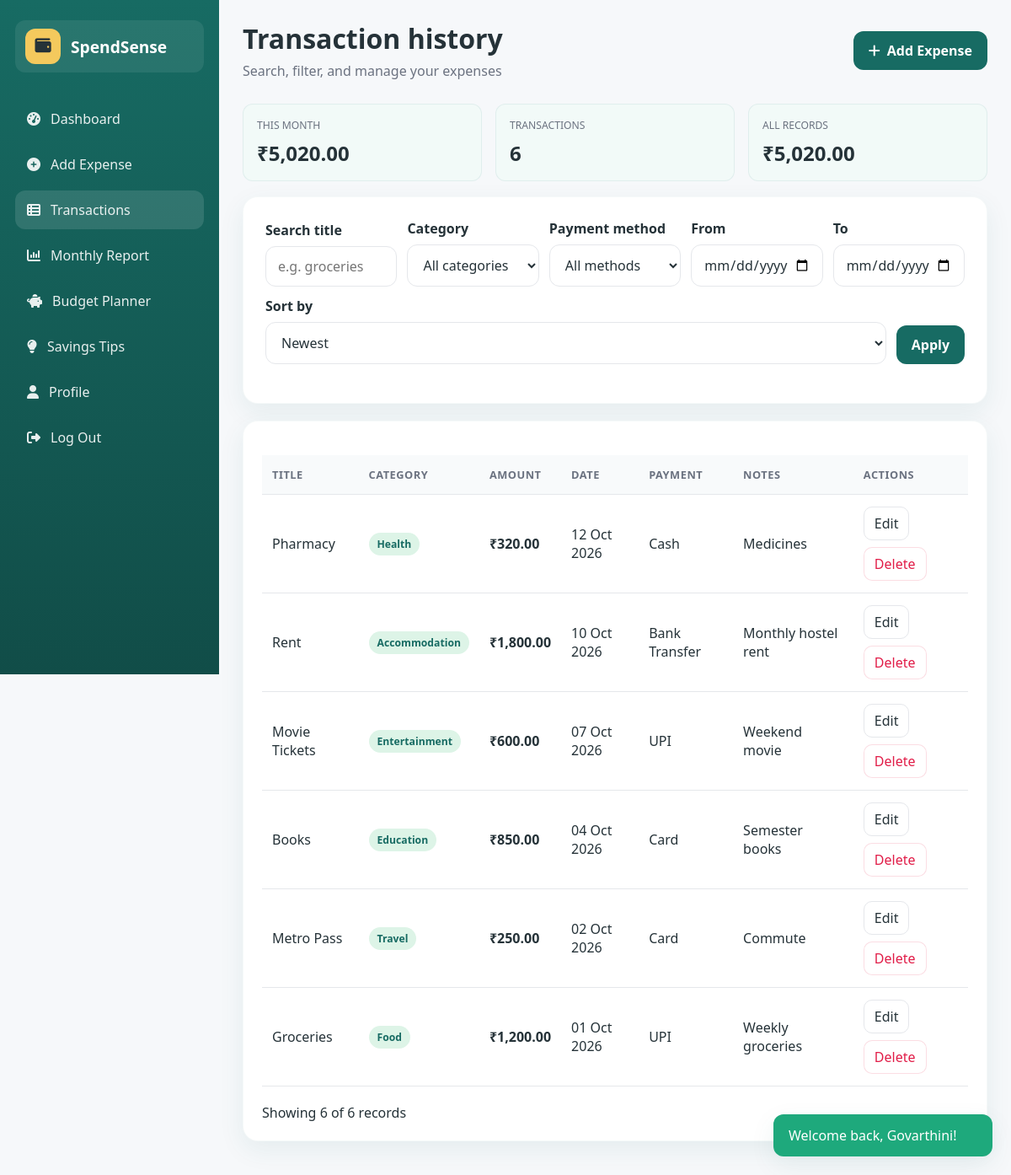
Screenshot of /transactions.php (signed in) with the database file from the repository.
### tables this page shows
CREATE TABLE expenses (
    id INT AUTO_INCREMENT PRIMARY KEY,
    user_id INT NOT NULL,
    title VARCHAR(200) NOT NULL,
    amount DECIMAL(10,2) NOT NULL,
    category VARCHAR(50) NOT NULL,
    expense_date DATE NOT NULL,
    payment_method VARCHAR(50) NOT NULL,
    notes TEXT,
    created_at TIMESTAMP DEFAULT CURRENT_TIMESTAMP,
    updated_at TIMESTAMP DEFAULT CURRENT_TIMESTAMP ON UPDATE CURRENT_TIMESTAMP,
    CONSTRAINT fk_expenses_user FOREIGN KEY (user_id) REFERENCES users(id) ON DELETE CASCADE,
    INDEX idx_expenses_user_date (user_id, expense_date),
    INDEX idx_expenses_category (category),
    INDEX idx_expenses_user (user_id)
);

### includes/functions.php (called while the page is built, shortened)
<?php
function e(string $value): string
{
    return htmlspecialchars($value, ENT_QUOTES, 'UTF-8');
}
function formatCurrency(float $amount): string
{
    return '₹' . number_format($amount, 2, '.', ',');
}
function getPdo(): PDO
{
    static $pdo = null;
    if ($pdo instanceof PDO) {
        return $pdo;
    }
    $dsn = 'mysql:host=' . DB_HOST . ';port=' . DB_PORT . ';dbname=' . DB_NAME . ';charset=utf8mb4';
    $options = [
        PDO::ATTR_ERRMODE => PDO::ERRMODE_EXCEPTION,
        PDO::ATTR_DEFAULT_FETCH_MODE => PDO::FETCH_ASSOC,
        PDO::ATTR_EMULATE_PREPARES => false,
    ];
    try {
        $pdo = new PDO($dsn, DB_USER, DB_PASS, $options);
    } catch (PDOException $e) {
        die('Database connection failed. Please check your XAMPP MySQL configuration.');
    }
    return $pdo;
}
function getMonthlyExpenseSummary(int $userId, int $month, int $year): array
{
    $pdo = getPdo();
    $stmt = $pdo->prepare(
        'SELECT COALESCE(SUM(amount), 0) AS total_expenses, COUNT(*) AS total_transactions
         FROM expenses
         WHERE user_id = :user_id AND MONTH(expense_date) = :month AND YEAR(expense_date) = :year'
    );
    $stmt->execute(['user_id' => $userId, 'month' => $month, 'year' => $year]);
    return $stmt->fetch() ?: ['total_expenses' => 0, 'total_transactions' => 0];
}

### transactions.php (the view, shortened to what this page needs)
<?php
$user = currentUser();
$search = trim($_GET['search'] ?? '');
$fromDate = $_GET['from_date'] ?? '';
$toDate = $_GET['to_date'] ?? '';
$sort = $_GET['sort'] ?? 'newest';
$page = max(1, (int)($_GET['page'] ?? 1));
$perPage = 10;
$pdo = getPdo();
$where = ['user_id = :user_id'];
$params = ['user_id' => (int)$user['id']];
$sortMap = [
    'newest' => 'expense_date DESC, created_at DESC',
    'oldest' => 'expense_date ASC, created_at ASC',
    'highest' => 'amount DESC',
    'lowest' => 'amount ASC',
];
$orderBy = $sortMap[$sort] ?? $sortMap['newest'];
$countSql = 'SELECT COUNT(*) as total FROM expenses WHERE ' . implode(' AND ', $where);
$countStmt = $pdo->prepare($countSql);
$countStmt->execute($params);
$totalRecords = (int)$countStmt->fetchColumn();
$totalPages = max(1, (int)ceil($totalRecords / $perPage));
$page = min($page, $totalPages);
$offset = ($page - 1) * $perPage;
$sql = 'SELECT * FROM expenses WHERE ' . implode(' AND ', $where) . ' ORDER BY ' . $orderBy . ' LIMIT :limit OFFSET :offset';
$stmt = $pdo->prepare($sql);
foreach ($params as $key => $value) {
    $stmt->bindValue(':' . $key, $value, is_int($value) ? PDO::PARAM_INT : PDO::PARAM_STR);
}
$stmt->bindValue(':limit', $perPage, PDO::PARAM_INT);
$stmt->bindValue(':offset', $offset, PDO::PARAM_INT);
$stmt->execute();
$transactions = $stmt->fetchAll();
$monthSummary = getMonthlyExpenseSummary((int)$user['id'], (int)date('n'), (int)date('Y'));
$totalAmount = (float)array_sum(array_map(fn($row) => (float)$row['amount'], $transactions));
require_once __DIR__ . '/includes/header.php';
?>
<div class="app-shell">
    <?php require_once __DIR__ . '/includes/sidebar.php'; ?>
    <main class="content">
        <header class="topbar">
            <div>
                <h1 class="page-title">Transaction history</h1>
                <p class="page-subtitle">Search, filter, and manage your expenses</p>
            </div>
            <a class="btn btn-primary" href="add-expense.php"><i class="fa-solid fa-plus"></i> Add Expense</a>
        </header>
        <div class="summary-row">
            <div class="summary-box">
                <div class="label">This month</div>
                <div class="value"><?= formatCurrency((float)($monthSummary['total_expenses'] ?? 0)) ?></div>
            </div>
            <div class="summary-box">
                <div class="label">Transactions</div>
                <div class="value"><?= (int)($monthSummary['total_transactions'] ?? 0) ?></div>
            </div>
            <div class="summary-box">
                <div class="label">All records</div>
                <div class="value"><?= formatCurrency((float)$totalAmount) ?></div>
            </div>
        </div>
        <div class="card form-card">
            <form method="get" class="filters">
                <div class="field filter-field">
                    <label for="search">Search title</label>
                    <input id="search" name="search" type="text" value="<?= e($search) ?>" placeholder="e.g. groceries">
                </div>
                <div class="field filter-field">
                    <label for="category">Category</label>
                    <select id="category" name="category">
                        <option value="">All categories</option>
                    </select>
                </div>
                <div class="field filter-field">
                    <label for="payment">Payment method</label>
                    <select id="payment" name="payment">
                        <option value="">All methods</option>
                    </select>
                </div>
                <div class="field filter-field">
                    <label for="from_date">From</label>
                    <input id="from_date" name="from_date" type="date" value="<?= e($fromDate) ?>">
                </div>
                <div class="field filter-field">
                    <label for="to_date">To</label>
                    <input id="to_date" name="to_date" type="date" value="<?= e($toDate) ?>">
                </div>
                <div class="field filter-field">
                    <label for="sort">Sort by</label>
                    <select id="sort" name="sort">
                        <option value="newest" <?= $sort === 'newest' ? 'selected' : '' ?>>Newest</option>
                    </select>
                </div>
                <button class="btn btn-primary" type="submit">Apply</button>
            </form>
        </div>
        <div class="card" style="margin-top: 20px;">
            <?php if (empty($transactions)): ?>
                <div class="empty-box">No expenses match your current filter.</div>
            <?php else: ?>
                <div class="table-wrap">
                    <table class="data-table">
                        <thead>
                            <tr>
                                <th>Title</th>
                                <th>Category</th>
                                <th>Amount</th>
                                <th>Date</th>
                                <th>Payment</th>
                                <th>Notes</th>
                                <th>Actions</th>
                            </tr>
                        </thead>
                        <tbody>
                            <?php foreach ($transactions as $transaction): ?>
                                <tr>
                                    <td><?= e($transaction['title']) ?></td>
                                    <td><span class="badge"><?= e($transaction['category']) ?></span></td>
                                    <td class="amount"><?= formatCurrency((float)$transaction['amount']) ?></td>
                                    <td><?= date('d M Y', strtotime($transaction['expense_date'])) ?></td>
                                    <td><?= e($transaction['payment_method']) ?></td>
                                    <td><?= e($transaction['notes'] ?: '—') ?></td>
                                    <td>
                                        <div class="action-group">
                                            <a class="action-btn" href="edit-expense.php?id=<?= (int)$transaction['id'] ?>">Edit</a>
                                            <form method="post" action="delete-expense.php" style="display:inline;">
                                                <button class="action-btn delete" type="submit" data-confirm-delete="yes">Delete</button>
                                            </form>
                                        </div>
                                    </td>
                                </tr>
                            <?php endforeach; ?>
                        </tbody>
                    </table>
                </div>
                <div style="margin-top:20px; display:flex; justify-content:space-between; align-items:center; flex-wrap:wrap; gap:12px;">
                    <div>Showing <?= count($transactions) ?> of <?= (int)$totalRecords ?> records</div>
                </div>
            <?php endif; ?>
        </div>
    </main>
</div>
<?php require_once __DIR__ . '/includes/footer.php'; ?>

### assets/css/style.css (style rules this page uses)
* { box-sizing: border-box; }
:root { --primary: #176B63; --secondary: #DDF4E7; --accent: #F4C95D; --bg: #F6F8FA; --card: #FFFFFF; --text: #253238; --muted: #6B7280; --success: #1ea97c; --warning: #f59e0b; --danger: #e11d48; --border: #E5E7EB; --shadow: 0 10px 30px rgba(23, 107, 99, 0.08); }
html, body { margin: 0; min-height: 100%; font-family: 'Segoe UI', Tahoma, Geneva, Verdana, sans-serif; background: var(--bg); color: var(--text); }
body { min-height: 100vh; }
a { color: inherit; text-decoration: none; }
button, input, select, textarea { font: inherit; }
.app-shell { display: flex; min-height: 100vh; }
.content { flex: 1; padding: 24px 28px 40px; }
.topbar { display: flex; justify-content: space-between; align-items: center; margin-bottom: 28px; }
.page-title { font-size: 2rem; margin: 0; }
.page-subtitle { margin: 6px 0 0; color: var(--muted); }
.btn { display: inline-flex; align-items: center; justify-content: center; gap: 8px; border: none; border-radius: 12px; padding: 12px 18px; font-weight: 600; cursor: pointer; transition: 0.2s ease; }
.btn-primary { background: var(--primary); color: white; }
.card { background: var(--card); border-radius: 18px; padding: 22px; box-shadow: var(--shadow); border: 1px solid rgba(23, 107, 99, 0.04); }
.amount { font-weight: 700; color: var(--text); }
.form-card { padding: 26px; }
.field { display: flex; flex-direction: column; gap: 8px; }
label { font-weight: 600; color: var(--text); }
input, select, textarea { width: 100%; padding: 12px 14px; border-radius: 12px; border: 1px solid var(--border); background: white; color: var(--text); }
.table-wrap { overflow-x: auto; }
.data-table { width: 100%; border-collapse: collapse; margin-top: 18px; }
.data-table th, .data-table td { padding: 14px 12px; text-align: left; border-bottom: 1px solid var(--border); }
.data-table th { background: #f8fafb; color: var(--muted); font-size: 0.8rem; text-transform: uppercase; letter-spacing: 0.04em; }
.badge { display: inline-block; padding: 5px 10px; border-radius: 999px; background: var(--secondary); color: var(--primary); font-size: 0.76rem; font-weight: 700; }
.action-group { display: flex; gap: 8px; flex-wrap: wrap; }
.action-btn { padding: 8px 12px; border-radius: 10px; border: 1px solid var(--border); background: white; color: var(--text); cursor: pointer; }
.action-btn.delete { color: var(--danger); border-color: rgba(225, 29, 72, 0.15); }
.filters { display: flex; flex-wrap: wrap; gap: 12px; align-items: end; margin-bottom: 20px; }
.filter-field { min-width: 150px; flex: 1; }
.summary-row { display: grid; grid-template-columns: repeat(3, minmax(150px, 1fr)); gap: 16px; margin-bottom: 18px; }
.summary-box { background: #f2faf8; border: 1px solid rgba(23, 107, 99, 0.08); border-radius: 12px; padding: 16px; }
.summary-box .label { font-size: 0.76rem; color: var(--muted); text-transform: uppercase; }
.summary-box .value { font-size: 1.5rem; font-weight: 700; margin-top: 8px; }

### rows the page displays
expenses: title "Pharmacy", category "Health", amount "₹320.00", expense_date "12 Oct 2026", payment_method "Cash", notes "Medicines"
expenses: title "Rent", category "Accommodation", amount "₹1,800.00", expense_date "10 Oct 2026", payment_method "Bank Transfer", notes "Monthly hostel rent"
expenses: title "Movie Tickets", category "Entertainment", amount "₹600.00", expense_date "07 Oct 2026", payment_method "UPI", notes "Weekend movie"
expenses: title "Books", category "Education", amount "₹850.00", expense_date "04 Oct 2026", payment_method "Card", notes "Semester books"
expenses: title "Metro Pass", category "Travel", amount "₹250.00", expense_date "02 Oct 2026", payment_method "Card", notes "Commute"
expenses: title "Groceries", category "Food", amount "₹1,200.00", expense_date "01 Oct 2026", payment_method "UPI", notes "Weekly groceries"

### other values shown
$message "Welcome back, Govarthini!"
formatCurrency((float)($monthSummary['total_expenses'] ?? 0)) "₹5,020.00"
$monthSummary['total_transactions'] "6"
formatCurrency((float)$totalAmount) "₹5,020.00"
count($transactions) "6"
$totalRecords "6"
